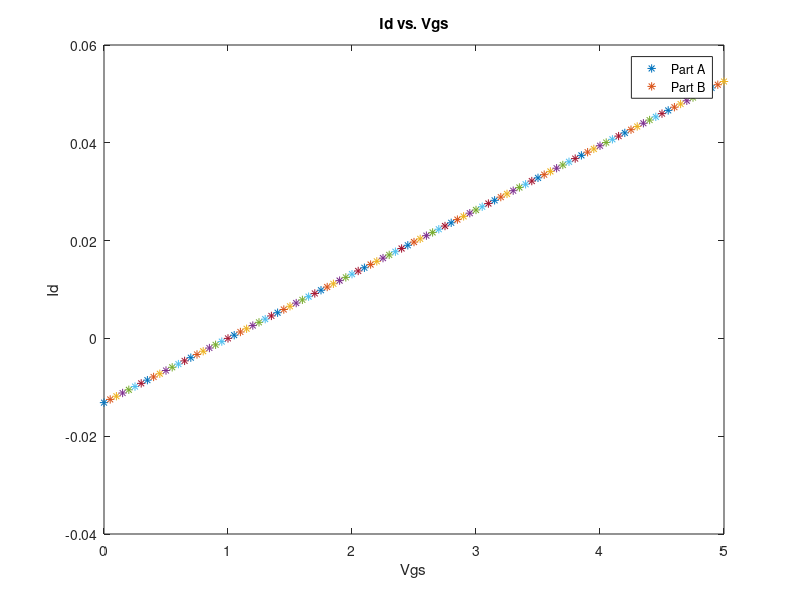

MATLAB code to generate this figure:
%Part C

%Part A
for Vgs = 0:0.05:5
    Id = sqrt(1.725*10.^-4)*(Vgs-1);
    plot(Vgs, Id,'*');
    hold on;
end

%Part B
for Vgs = 0:0.005:5
    Id = sqrt(5*6.9*10.^-8*1000*(Vgs/0.125).^(-1/3))*(Vgs-1);
    plot(Vgs, Id,'-');
    hold on;
end
legend('Part A','Part B');
xlabel('Vgs');
ylabel('Id');
title('Id vs. Vgs');